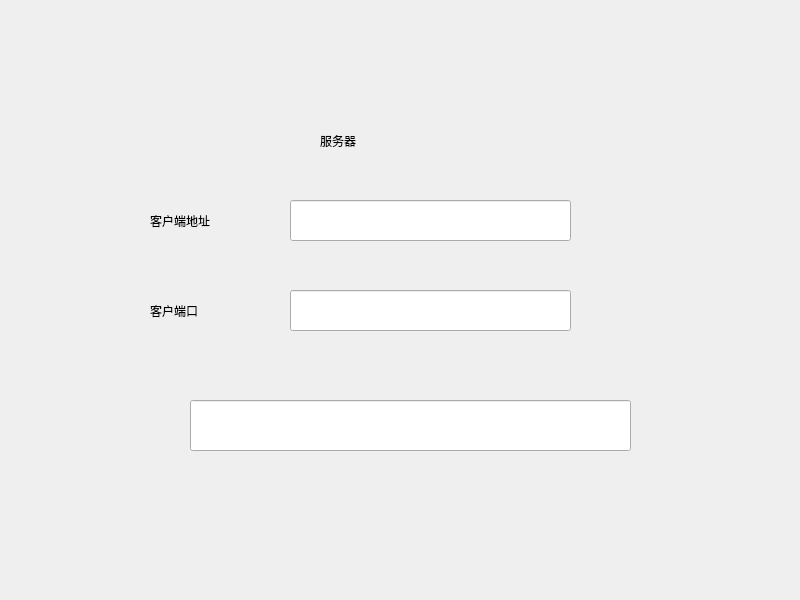
<?xml version="1.0" encoding="UTF-8"?>
<ui version="4.0">
 <class>Widget</class>
 <widget class="QWidget" name="Widget">
  <property name="geometry">
   <rect>
    <x>0</x>
    <y>0</y>
    <width>800</width>
    <height>600</height>
   </rect>
  </property>
  <property name="windowTitle">
   <string>Widget</string>
  </property>
  <widget class="QLabel" name="label">
   <property name="geometry">
    <rect>
     <x>320</x>
     <y>120</y>
     <width>91</width>
     <height>41</height>
    </rect>
   </property>
   <property name="styleSheet">
    <string notr="true">font: 14pt &quot;Agency FB&quot;;</string>
   </property>
   <property name="text">
    <string>服务器</string>
   </property>
  </widget>
  <widget class="QLabel" name="label_2">
   <property name="geometry">
    <rect>
     <x>150</x>
     <y>200</y>
     <width>111</width>
     <height>41</height>
    </rect>
   </property>
   <property name="styleSheet">
    <string notr="true">font: 14pt &quot;Agency FB&quot;;</string>
   </property>
   <property name="text">
    <string>客户端地址</string>
   </property>
  </widget>
  <widget class="QLabel" name="label_3">
   <property name="geometry">
    <rect>
     <x>150</x>
     <y>290</y>
     <width>91</width>
     <height>41</height>
    </rect>
   </property>
   <property name="styleSheet">
    <string notr="true">font: 14pt &quot;Agency FB&quot;;</string>
   </property>
   <property name="text">
    <string>客户端口</string>
   </property>
  </widget>
  <widget class="QLineEdit" name="ipLineEdit">
   <property name="geometry">
    <rect>
     <x>290</x>
     <y>200</y>
     <width>281</width>
     <height>41</height>
    </rect>
   </property>
   <property name="styleSheet">
    <string notr="true">font: 14pt &quot;Agency FB&quot;;</string>
   </property>
  </widget>
  <widget class="QLineEdit" name="portLineEdit">
   <property name="geometry">
    <rect>
     <x>290</x>
     <y>290</y>
     <width>281</width>
     <height>41</height>
    </rect>
   </property>
   <property name="styleSheet">
    <string notr="true">font: 14pt &quot;Agency FB&quot;;</string>
   </property>
  </widget>
  <widget class="QLineEdit" name="lineEdit">
   <property name="geometry">
    <rect>
     <x>190</x>
     <y>400</y>
     <width>441</width>
     <height>51</height>
    </rect>
   </property>
   <property name="styleSheet">
    <string notr="true">font: 14pt &quot;Agency FB&quot;;</string>
   </property>
  </widget>
 </widget>
 <resources/>
 <connections/>
</ui>
